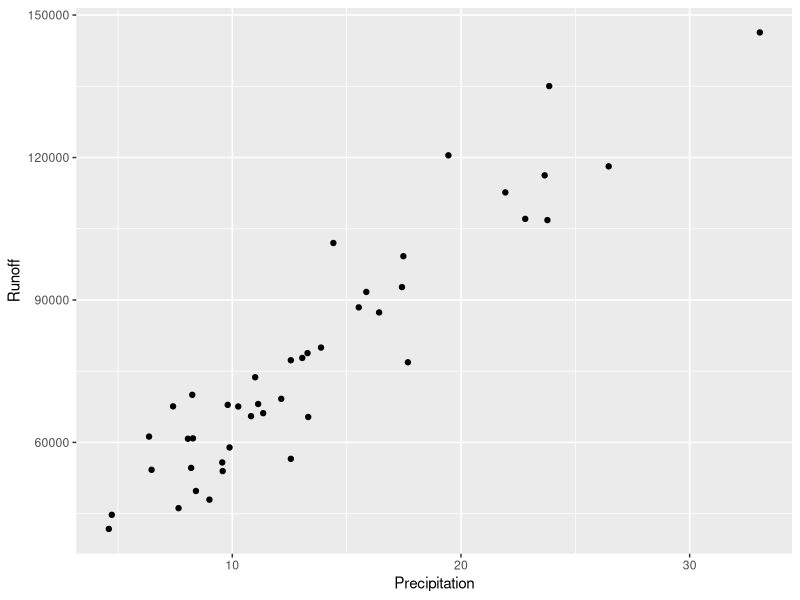
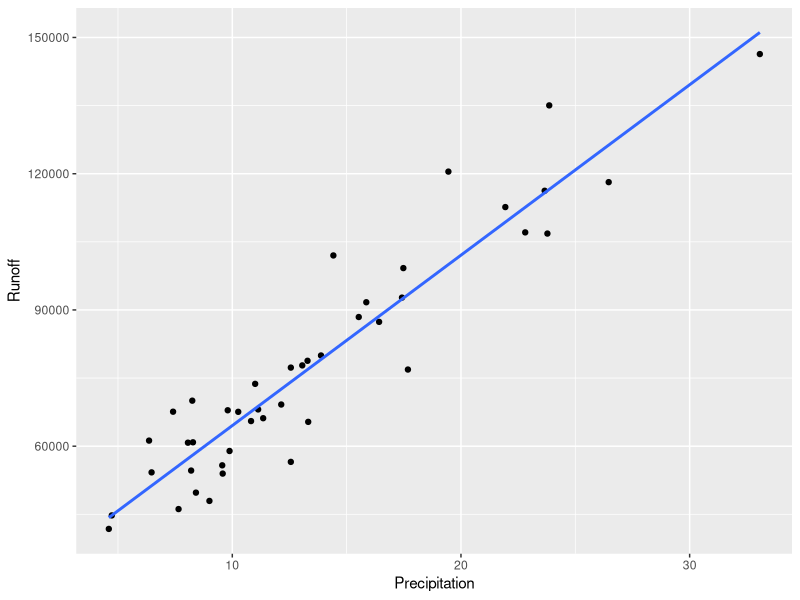
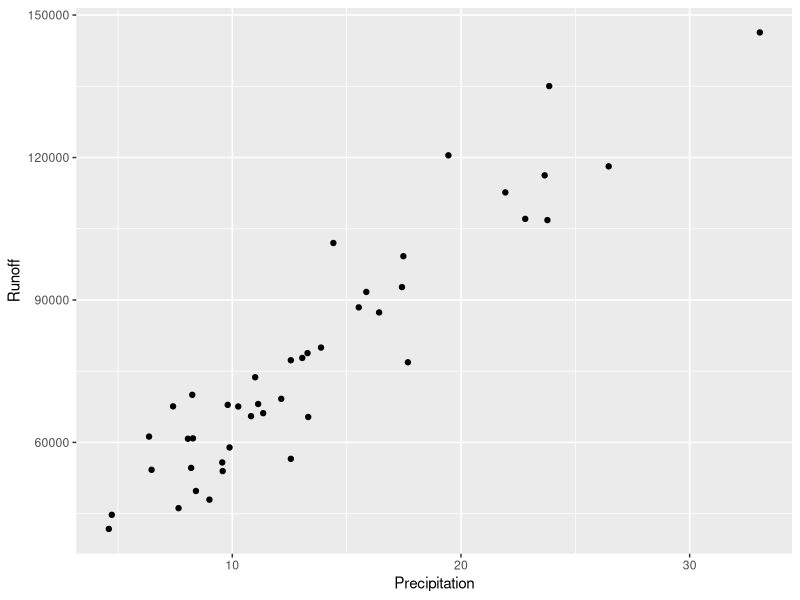
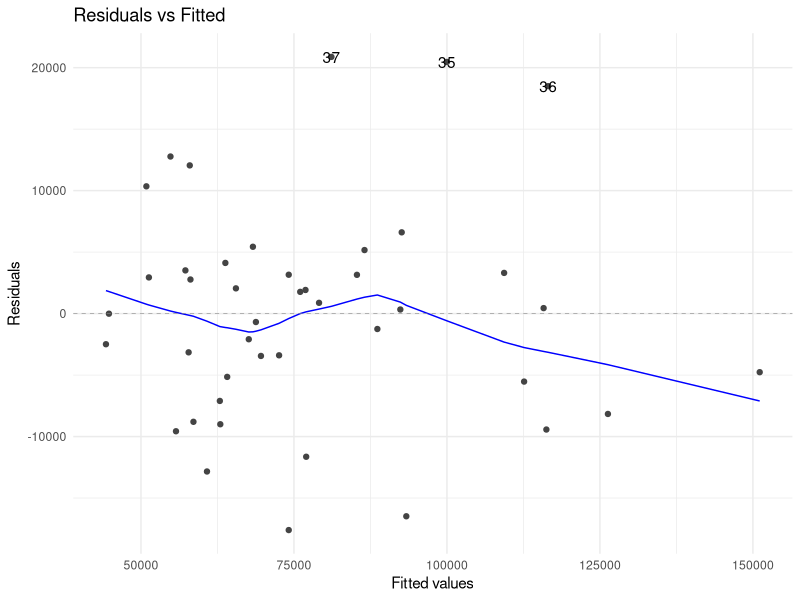
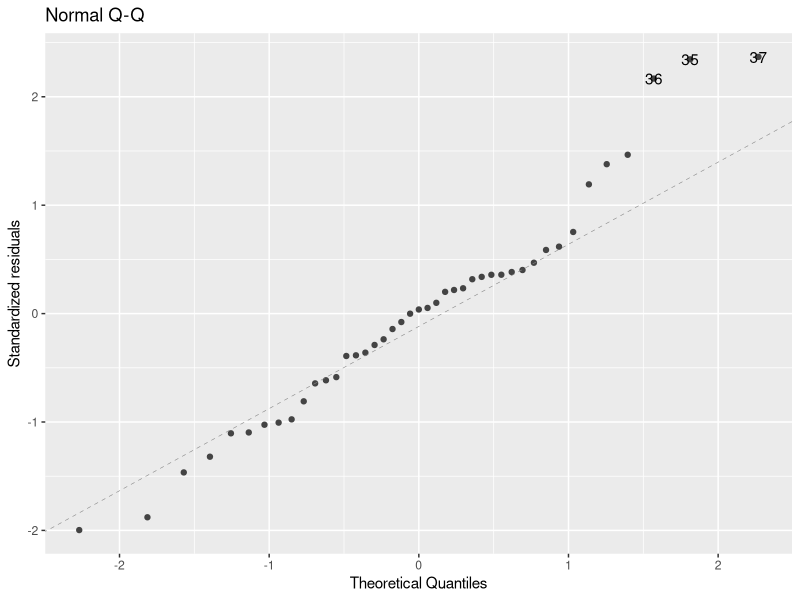
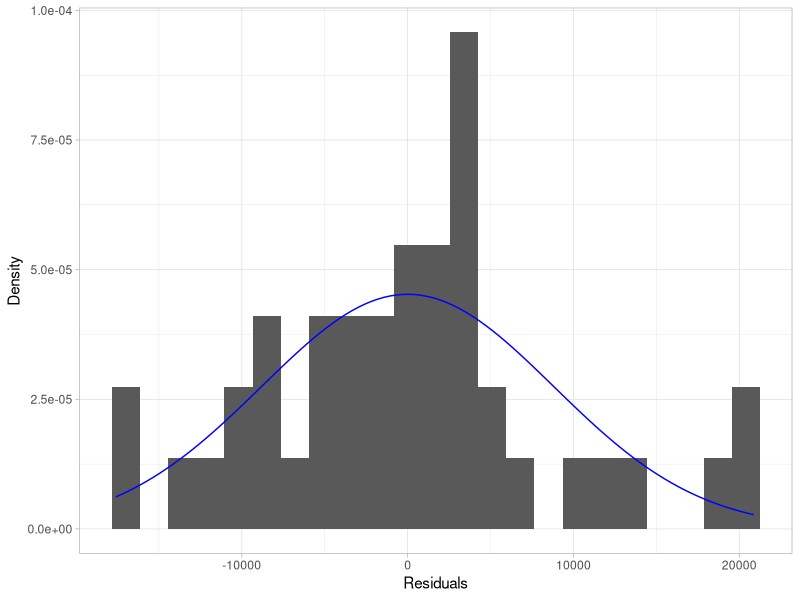
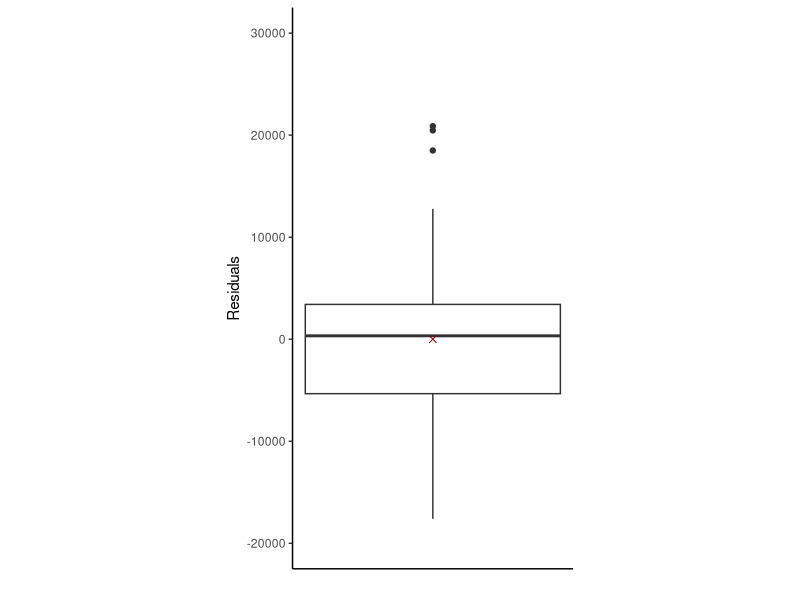
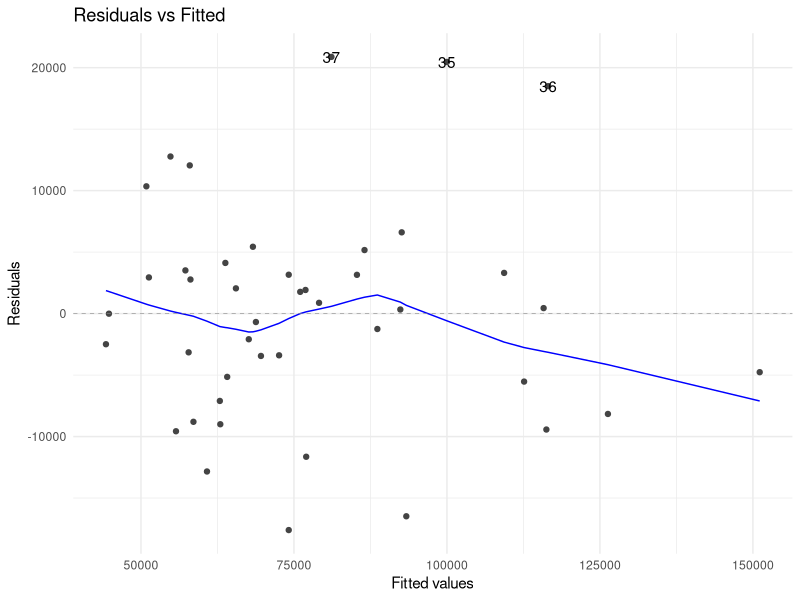

Reproduce these figures in R, in order.
## ---- chunk 1
library(tidyverse)
library(ggfortify)
library(car)
## ---- chunk 2
water <- read_table2("water.txt")
summary(water)
## ---- chunk 3
(water.plot <- 
  ggplot(data = water, mapping = aes(x = Precip, y = Runoff)) +
  geom_point() +
  xlab("Precipitation"))
## ---- chunk 4
cor(water$Precip, water$Runoff)
## ---- chunk 5
water.plot +
  geom_smooth(method = "lm", se = FALSE)
## ---- chunk 6
water.lm <- lm(Runoff ~ Precip, data = water)
water <- water %>%
  mutate(Resid = water.lm$residuals, Fit = water.lm$fitted.values)
summary(water.lm)
## ---- chunk 7
# Scatterplot
water.plot

#Residuals vs Fitted Values
(water.resid_fit <- autoplot(water.lm, which = 1, ncol = 1) +
    theme_minimal())
## ---- chunk 8
# Q-Q
(water.qq <- autoplot(water.lm, which = 2, ncol = 1))

# Histogram
ggplot(data = water, mapping = aes(x = Resid)) +
  geom_histogram(binwidth = 1700, mapping = aes(y = ..density..)) +
  stat_function(fun = dnorm,
                color = "blue",
                args = list(mean = 0,
                            sd = sd(water$Resid))) +
  xlab("Residuals") +
  ylab("Density") +
  theme_light()

# Boxplot
ggplot(data = water, mapping = aes(y = Resid)) +
  geom_boxplot() +
  stat_summary(mapping = aes(x = 0),
               fun = mean, geom = "point",
               shape = 4, size = 2, color = "darkred") +
  theme_classic() +
  theme(aspect.ratio = 2,
        axis.text.x = element_blank(),
        axis.ticks.x = element_blank()) +
  scale_y_continuous(limits = c(-20000, 30000), breaks = seq(-20000, 30000, 10000)) +
  ylab("Residuals") +
  xlab("")
## ---- chunk 9
# Residuals vs Fitted Values
water.resid_fit

# Brown-Forsyth Test
grp <- as.factor(c(rep("lower", floor(dim(water)[1] / 2)), 
                   rep("upper", ceiling(dim(water)[1] / 2))))
leveneTest(arrange(water, Precip)$Resid ~ grp, center = median)
## ---- chunk 10
#Q-Q
water.qq

# Cook's Distance
water <- water %>% mutate(cooksd = cooks.distance(water.lm))
top2cd <- as.numeric(names(sort(water$cooksd, decreasing = TRUE)[1:2]))

ggplot() +
  geom_point(data = water,
             mapping = aes(x = as.numeric(rownames(water)), 
                           y = cooksd)) +
  geom_text(mapping = aes(x = top2cd,
                          y = water$cooksd[top2cd],
                          label = top2cd)) +
  theme_bw() +
  ylab("Cook's Distance") +
  xlab("Observation Number") +
  geom_hline(mapping = aes(yintercept = 4 / length(water$cooksd)),
             color = "red", linetype = "dashed") +
  theme(aspect.ratio = 1)

# DFBETAS
water <- water %>%
  mutate(dfbetas_precip = dfbetas(water.lm)[, "Precip"])
names(water$dfbetas_precip) <- 1:nrow(water)
top3dfbeta <- as.numeric(names(
  sort(abs(water$dfbetas_precip), decreasing = TRUE)[1:3]
))

# Plot the DFBETAS against the observation number
ggplot() + 
  geom_point(data = water,
             mapping = aes(x = as.numeric(rownames(water)), 
                           y = abs(dfbetas_precip))) +
  geom_text(mapping = aes(x = top3dfbeta,
                          y = abs(water$dfbetas_precip[top3dfbeta]),
                          label = top3dfbeta)) +
  theme_bw() +
  ylab("Absolute Value of DFBETAS for Runoff") +
  xlab("Observation Number") +
  geom_hline(mapping = aes(yintercept = 2 / sqrt(length(water$dfbetas_precip))),
             color = "red", linetype = "dashed") +
  theme(aspect.ratio = 1)

#Resid vs Fitted
water.resid_fit
## ---- chunk 11
confint(water.lm, "Precip")
## ---- chunk 12
summary(water.lm)
## ---- chunk 13
predict(water.lm, newdata = data.frame(Precip = 30),
        interval = "confidence", level = 0.95)
## ---- chunk 14
values <- tibble(
  Precip = seq(min(water$Precip), max(water$Precip), length = 100))
values <- values %>%
  mutate(Runoff = predict(water.lm,
                          newdata = values,
                          interval = "confidence",
                          level = 0.95))
water.plot +
  geom_smooth(method = "lm") +
  geom_line(data = values,
            mapping = aes(x = Precip, y = Runoff[,"lwr"])) +
  geom_line(data = values,
            mapping = aes(x = Precip, y = Runoff[,"upr"]))
## ---- chunk 15
# <your code here>
## ---- chunk 16
# <your code here>
## ---- chunk 17
# <your code here>
## ---- chunk 18
# <your code here>
## ---- chunk 19
# <your code here>
## ---- chunk 20
# <your code here>
